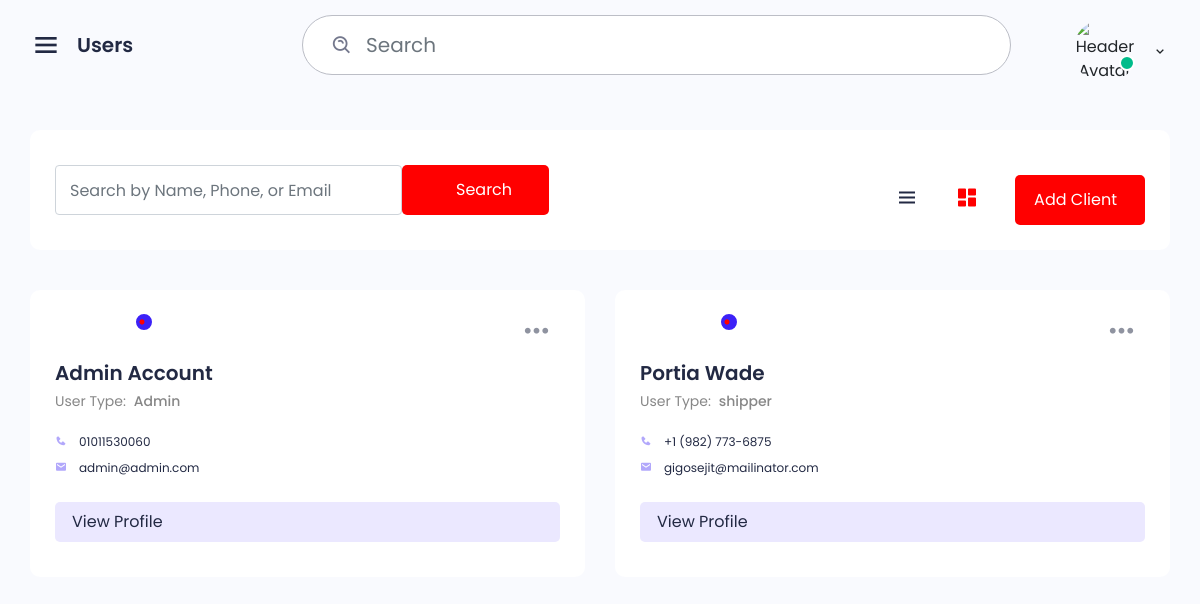
Page /users (signed in) on the earlier database version.
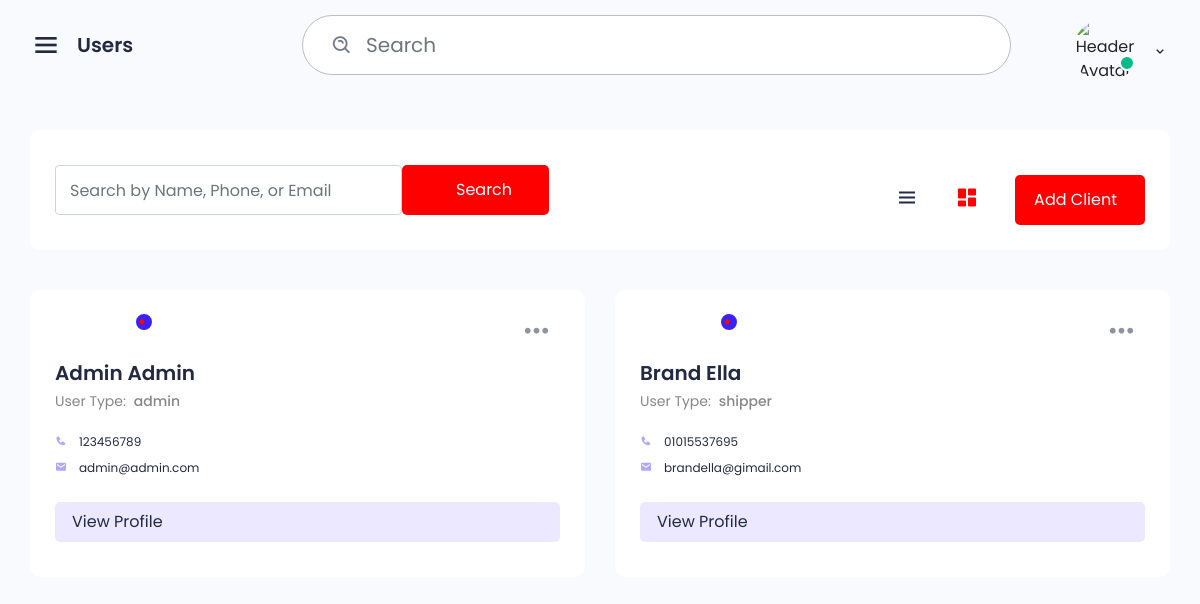
Same page on the later database version.
### app.py (models this page shows)
class User(db.Model):
      id = db.Column(db.Integer, primary_key=True)
      first_name = db.Column(db.String(80), nullable=False)
      last_name = db.Column(db.String(80), nullable=False)
      username = db.Column(db.String(80), nullable=False, unique=True)
      password = db.Column(db.String(80), nullable=False)
      email = db.Column(db.String(120), nullable=False, unique=True)
      phone = db.Column(db.String(80), nullable=False)
      address = db.Column(db.String(80), nullable=False)
      city = db.Column(db.String(80), nullable=False)
      user_type = db.Column(db.String(80), nullable=False)  # Admin, shipper, delivery
      created_at = db.Column(db.DateTime, server_default=db.func.now())

### app.py (the view)
@app.route('/users')
def users():
      if not session.get('logged_in'):
            return redirect(url_for('admin_login'))
      users = User.query.all()
      context = {
            'title': "Users",
            'users': users
      }
      return render_template('users.html', **context)

### templates/users.html (shortened to what this page needs)
{% extends 'base.html' %}
{% block content %}
<div class="row">
    <div class="col-12">
        <div class="box">
            <div class="box-body d-flex justify-content-between pt-0 pb-0">
                <div class="search-form d-flex">
                    <input type="text" placeholder="Search by Name, Phone, or Email" class="form-control" id="search-input">
                    <button type="button" class="search d-flex" id="filter-btn">Search</button>
                </div>
                <div class="list-action">
                    <a class="list" href="#" onclick="liststyle()"><i class='bx bx-menu'></i></a>
                    <a href="#" class="list-board active" onclick="listboard()"><i class='bx bxs-dashboard'></i></a>
                    <a href="#" class="add" data-toggle="modal" data-target="#add_client">Add Client</a>
                </div>
            </div>
        </div>
    </div>
    {% for user in users %}
    <div class="col-3 col-md-6 col-sm-12 mb-25 user-card" data-user-type="{{ user.user_type }}">
        <div class="box client">
            <div class="dropdown">
                <a href="javascript:void(0);" class="btn-link" data-bs-toggle="dropdown" aria-expanded="false">
                    <i class='bx bx-dots-horizontal-rounded'></i>
                </a>
            </div>
            <div class="box-body pt-5 pb-0">
                <div class="img-box">
                    <div class="pulse-css"></div>
                </div>
                <a href=""><h5 class="mt-17">{{ user.first_name }} {{ user.last_name }}</h5></a>
                <p class="fs-14 font-w400 font-main">User Type: <span class="text-clo-primary font-w500 pl-4">{{ user.user_type }}</span></p>
                <ul class="info">
                    <li class="fs-14"><i class='bx bxs-phone'></i>{{ user.phone }}</li>
                    <li class="fs-14"><i class='bx bxs-envelope'></i>{{ user.email }}</li>
                </ul>
                <div class="group-btn d-flex justify-content-between">
                    <a class="bg-btn-sec color-main" style="width: 100%;" href="/user/{{ user.id }}">View Profile</a>
                </div>
            </div>
        </div>
    </div>
    {% endfor %}
</div>
{% endblock %}

### templates/base.html (shortened to what this page needs)
<!DOCTYPE html>
<html lang="en">
<head>
    <link href='https://unpkg.com/boxicons@2.0.7/css/boxicons.min.css' rel='stylesheet'>
    <link rel="stylesheet" href="/static/libs/owl.carousel/assets/owl.carousel.min.css">
    <link rel="stylesheet" href="/static/css/bootstrap.min.css">
    <link rel="stylesheet" href="/static/css/grid.css">
    <link rel="stylesheet" href="/static/css/style.css">
    <link rel="stylesheet" href="/static/css/responsive.css">
    <link rel="stylesheet" href="/static/css/custom.css">
</head>
<body class="sidebar-expand">
    <div class="main-header">
        <div class="d-flex">
            <div class="mobile-toggle" id="mobile-toggle">
                <i class='bx bx-menu'></i>
            </div>
            <div class="main-title">
                {{ title }}
            </div>
        </div>
        <div class="d-flex align-items-center">
            <form class="app-search d-none d-lg-block">
                <div class="position-relative">
                    <input type="text" class="form-control" placeholder="Search">
                    <span class="bx bx-search-alt"></span>
                </div>
            </form>
            <div class="dropdown d-inline-block mt-12">
                <button type="button" class="btn header-item waves-effect" id="page-header-user-dropdown"
                    data-bs-toggle="dropdown" aria-haspopup="true" aria-expanded="false">
                    <img class="rounded-circle header-profile-user"
                        src="https://avatar.iran.liara.run/username?username={{ session.name }}" alt="Header Avatar"
                        style="width: 64px;">
                    <span class="pulse-css"></span>
                    <i class='bx bx-chevron-down'></i>
                </button>
            </div>
        </div>
    </div>
    <div class="main">
        <div class="main-content">
{% block content %} {% endblock %}
        </div>
    </div>
</body>
</html>

### static/css/grid.css (style rules this page uses)
.row { display: flex; flex-wrap: wrap; margin: 0 -15px; }
[class*="col-"] { padding: 0 15px; margin-bottom: 40px; }
.col-3 { width: 25%; }
.col-12 { width: 100%; }
@media only screen and (max-width: 1280px) { .col-md-6 { width: 50%; } }

### static/css/responsive.css (style rules this page uses)
@media only screen and  (max-width: 1820px) { .list-action { margin-top: 20px; } }
@media only screen and (max-width: 1200px) { .main-header { height: 90px; padding-left: 30px; } }
@media only screen and (max-width: 1200px) { .search-form input, .search-form select { margin-right: 0; padding: 0 15px 0 14px; } }
@media only screen and (max-width: 1200px) { .main-content { padding: 30px; } }
@media only screen and (max-width: 1200px) { .main-title { font-size: 20px; } }

Differences in the rows shown:
removed User: first_name "Portia", last_name "Wade", user_type "shipper", phone "+1 (982) 773-6875", email "gigosejit@mailinator.com"
changed User "Admin": last_name "Account" → "Admin"; user_type "Admin" → "admin"; phone "01011530060" → "123456789"
added User: first_name "Brand", last_name "Ella", user_type "shipper", phone "01015537695", email "brandella@gimail.com"
